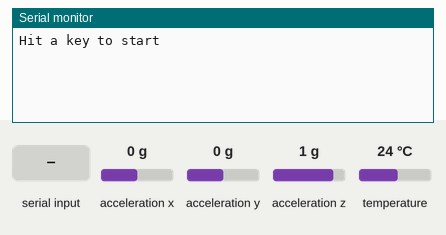
The sketch below on a simulated ESP32. Parts: the last lines printed to the serial monitor. Wiring (inferred from the names in the program): MPU-6050 motion sensor at I2C address 0x68. Inputs (shaded band) come from the test bench; at power-on: acceleration x 0 g, acceleration y 0 g, acceleration z 1 g, temperature 24 °C.

Above: at 0.8 s.
0.9 s: "1" received over Serial
At 1.4 s:
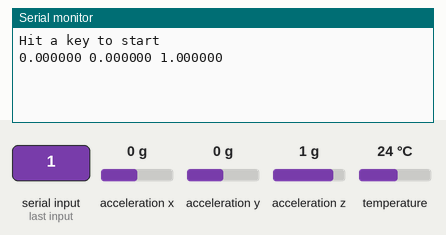
2.9 s: acceleration x set to -1.4 g
At 3.4 s:
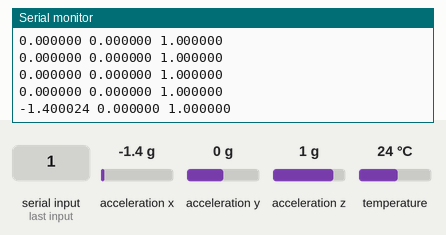
4.4 s: acceleration y set to -1.4 g
At 4.9 s:
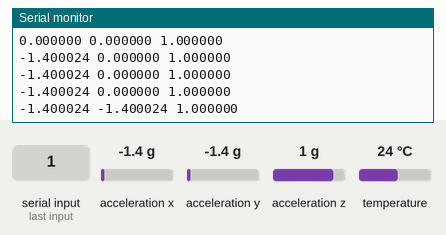
5.9 s: acceleration z set to -1.4 g
At 6.3 s:
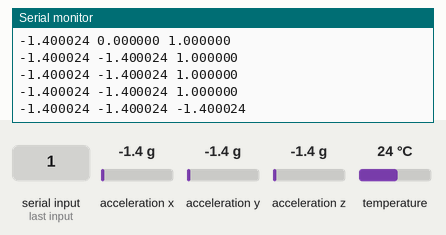

The sketch:

IMU_Example.ino
```cpp
//MPU 6050 Accelerometer and Gyroscope Example
//Heavily based on example by Taylor Schweizer - https://forum.arduino.cc/t/i2c-protocol-tutorial-using-an-mpu6050/387512

//We will be using the I2C communication protocol to communicate witht he MPU 6050
//The I2C protocol is setup in the Wire library - we need to include this library
#include <Wire.h>

//The default address of the MPU is 0x68
const int MPU_addr = 0x68;

void setup() {
  //Here we will begin the I2C communication
  Serial.begin(115200);
  Serial.println ("Hit a key to start");     // signal initalization done
  while (Serial.available() == 0);
  Wire.begin();

  //Begin transmission with the MPU
  Wire.beginTransmission(MPU_addr);

  //According to the MPU 6050 Register Map, the PWR_MGMT_1 register allows us to configure the power mode of the MPU.
  //Looking at the register map page 40, PWR_MGMT_1 is located at 0x6B (107 in decimal, 01101011 in binary)
  //Think of each register in the MPU of having 8 bits that can be changed to change the settings.
  //For register 0x6B, the first three bits - Bit0 through Bit2 - are for selecting the clock source. A value of 0 sets the clock source to the internal 8MHZ oscillator, therefore the first three bits are all 0.
  //If we decided to use the PLL with external 19.2MHz reference, we would send 5 (decimal), so Bit0 would be 1, Bit1 would be 0, Bit2 would be 1, making 101 in binary which is 5 in decimal
  //Bit3 is labelled TEMP_DIS, and allows us to turn the temperature sensor on or off. A value of 1 turns if off, we might as well leave it on so Bit3 will be 0.
  //Bit4 is reserved, so we will just send 0 - the default
  //Bit5 is labelled CYCLE, which lets us specificy an automatic sleep cycle. We will set it to 0 and avoid the hassle of a sleep mode
  //Bit6 is labelled SLEEP, which lets us put it into sleep mode. Since we want the device on, we will set Bit6 to 0.
  //Bit7 is DEVICE_RESET, which resets all internal registers to their default values. We won't be doing that, so Bit7 is 0.

  //Based on the above, the 8 bits we will send to the MPU are all 0, so we can send any value of zero we want - hex 0x00, dec 0
  //This will power on the device and specify the initial power settings.
  //First, we tell the MPU which register we are writing to
  Wire.write(0x6B);

  //Second, we send the values that we discussed previously
  Wire.write(0x00);
  //Now, I'm not sure if you can continue sending data by sending a new register address and then the data, or if you need to end the transmission first. Just to be on the safe side, we will end the transmission and restart it.
  Wire.endTransmission(true);
  delay(50);
  Wire.beginTransmission(MPU_addr);
  //Now that we are done with that, let's go on and configure the accelerometer and gyroscope
  //Note: none of this is really essential: I'm basically just doing this to help you understand how to work with these register maps and stuff. This device is extremely powerful if it is used correctly, and practice makes perfect.

  //First, let's configure the Gyroscope. According to page 14 of the register map, the register holding the GYRO_CONFIG settings is located at 0x1B
  //Here is a breakdown of the bits:
  //Bit0 - Reserved, set to 0
  //Bit1 - Reserved, set to 0
  //Bit2 - Reserved, set to 0
  //Bit3 - FS_SEL
  //Bit4 - FS_SEL  -  This sets the full scale range of the gyroscope. Considering we will be running the wheel at a max of 100 RPM, that is 600°/s. Therefore we need to set FS_SEL to the +-1000°/s setting, which is decimal 2, hex 0x02, binary 10
  //Bit5 - ZG_ST - Activates self test of gyroscope Z axis if set to 1. We will set it to 0
  //Bit6 - YG_ST - same as ZG_ST but with Y axis
  //Bit7 - XG_ST - same as ZG_ST but with X axis

  //According to those values, we want to send the value 0 0 0 1 0 0 0 0, which is dec 16 hex 0x10
  //And remember, we want to send it to 0x1B
  Wire.write(0x1B);
  Wire.write(0x10);

  //End and restart transmission
  Wire.endTransmission(true);

  Wire.beginTransmission(MPU_addr);

  //Next, let's do the accelerometer. I'll skip going through figuring out each bit, and just say I want to send 0x00 - there's almost no way we will experience more than 2g of acceleration on the wheelchair, so the full scale range can be +-2g. The address is 0x1C
  Wire.write(0x1C);
  Wire.write(0x00);


  //Once we send the values, we end the transmission because we don't have any further data to send for now
  Wire.endTransmission(true);

  //Begin a serial connection so we can read the data


}

void loop() {
  //Again, looking at the register map we can find where the values we want reside. The Accelerometer values are located in registers 59 to 64 (hex 0x3B to 0x40) according to page 29 of the register map
  //Here is where it gets interesting. The output of the MPU 6050 is 16 bits, but the I2C protocol demands 8 bit chunks. The registers are also composed of 8 bit chunks.
  //You may notice that there is a register called ACCEL_XOUT_H and ACCEL_XOUT_L, as well as for the Y and Z axis. What is happening is that the data for the accelerometer is split into two separate registers.
  //We need to combine the data from two registers to get the full value. Here's where some boolean operations start to be necessary.
  //One of the few boolean operations we can use is the << operator, which is called a bit shift.
  //A bit shift is self explanatory, it simply shifts the bits in the byte. Consider the binary number 10101010. If we perform a bit shift, ie. 10101010 << x, where x is the number of shifts to take place, a value of x=1 would result in 01010100
  //The leftmost bits are lost, and the rightmost bits are filled with 0. Another example 00110011 << 2 = 11001100    and 00001000 << 3 = 01000000.
  //Check out http://playground.arduino.cc/Code/BitMath for more binary operations

  //Anyways, since these registers are all 8 bit registers, but the values are 16 bit, we need to read two 8 bit numbers and combine them into a 16 bit number.
  //If we start off with a 16 bit integer, and let it read the first 8 bits, then shift it by 8 bits and fill the rest in with the next register, it should be the value we want.

  //First, lets create an 8 bit int to temporarily store the value
  byte XAxis = 0;
  //A byte is an 8 bit value. Assigning it to 0 means it is now 00000000

  //Let's go ahead and read the first register, ACCEL_XOUT_H
  Wire.beginTransmission(MPU_addr);
  //Tell the MPU that we want the data from register 59 (0x3B in hex)
  Wire.write(0x3B);
  //Send a Restart - we won't actually end the transmission, just send it a restart. This gets kind of complicated into the specifications of I2C communication, just trust me on it. Just make sure you see that it is endTransmission(false) not endTransmission(true)
  Wire.endTransmission(false);

  //We will now wait until we have data available

  //Now we will reguest 1 register from the MPU. The third parameter 'true' says that we are ending the transmission after we get the data.
  Wire.requestFrom(MPU_addr, 1, true);
  //Another way to do what the above line does is do Wire.requestFrom(MPU_addr,1,false); then on the next line Wire.endTransmission(true);. Same thing.
  //Now we will assign the byte from before to the value we are reading.
  XAxis = Wire.read();
  //Now we will print the hex value of the XAxis variable.
  //Serial.print("XAxis = ");
  //Serial.println(XAxis, HEX);
  //I'm getting 0x00. This probably depends on how it is sitting on your desk, etc.

  //Let's repeat, and get the next value in the register.
  //NOTE: we really shouldn't be breaking up the measurements like this, since the value can change in an instant. But for education purposes, this should work fine.
  byte XAxisL = 0;
  Wire.beginTransmission(MPU_addr);
  Wire.write(0x3C);
  Wire.endTransmission(false);
  Wire.requestFrom(MPU_addr, 1, true);
  XAxisL = Wire.read();
 // Serial.print("XAxisL = ");
  //Serial.println(XAxisL, HEX);
  //I'm getting alot of numbers, the one I'll go with is 0x84. This is 01010100. This makes our whole number 0000 0000 0101 0100, or simply 84
  //Now, since we are asking for a signed value from the MPU (ie. it can be negative), we look at the first bit (0000 0000 0101 0100). If it is 0, the number is postive and it if is 1, then it is negative.
  //I reran the code so I could get a value that results in Xaxis = FE, XAxisL = 2C so the binary is 1111 1110 0010 1100. Since the first digit is 1, this is a negative number.
  //If we have a negative number, then we must take the 2's complement of the number. Take a look here: https://www.cs.cornell.edu/~tomf/notes/cps104/twoscomp.html
  //Basically we just flip all the values in the number and add 1. So by flipping,  1111 1110 0010 1100 becomes 0000 0001 1101 0011. Adding one yields 0000 0001 1101 0100. This results in a value of 468, and since we know it is negative that means it is -468
  //There has to be a way to program this. We just need to utilize the bitshift operator, and the OR operator. The OR operator (shown as "|") checks two numbers, and if either of the values is a 1 then the result is one.
  //For example, 1001 | 0100 = 1101 and 1100 | 1001 = 1101.
  //Now if we turn our 8 bit Bytes into a 16 bit integer (I'm continuing with the negative number before we did the 2's complementary) we would get Xaxis = 0000 0000 1111 1110 and XAxisL = 0000 0000 0101 0100.
  //If we bit shift the XAxis 8 units to the right, it would be XAxis = 1111 1110 0000 0000. Then if we OR the Xaxis and XAxisL we would get 1111 1110 0101 0100. Neat! Now, how do we do it in code?
  int16_t XAxisFull = XAxis << 8 | XAxisL;
  //The previous line of code bit shifts XAxis 8 places, then ORs it with XAxisL. Now, XAxisFull is the full binary value.
 // Serial.print("XAxisFull = ");
  //Serial.println(XAxisFull);
  //Hey! It Works! But what is this -468 value? Well, according to the MPU register map on page 29, we can see that with our Full Scale range we selected, the sensitivity is 16384 LSB/g. So, divide -468 by 16384 and we get 0.02856g. We'll do more with that later.
  float XAxisFinal = (float) XAxisFull / 16384.0;

  //That was a ton of work though. Fortunately, it can be simplified. The following code should be easy enough to understand. We will read the Y and Z axis accel data from registers 0x3D to 0x40
  Wire.beginTransmission(MPU_addr);
  Wire.write(0x3D);
  Wire.endTransmission(false);
  Wire.requestFrom(MPU_addr, 4, true);
  int16_t YAxisFull =  (Wire.read() << 8 | Wire.read());
  int16_t ZAxisFull =  (Wire.read() << 8 | Wire.read());
  float YAxisFinal = (float)YAxisFull / 16384.0;
  float ZAxisFinal = (float) ZAxisFull / 16384.0;

  Serial.printf("%f %f %f\n", XAxisFinal, YAxisFinal, ZAxisFinal);

  // Serial.print("X Axis = ");
  // Serial.print(XAxisFinal);
  // Serial.println("g");
  // Serial.print("Y Axis = ");
  // Serial.print(YAxisFinal);
  // Serial.println("g");
  // Serial.print("Z Axis = ");
  // Serial.print(ZAxisFinal);
  // Serial.println("g");

  //BOOM! Got it. Now, if we want we could calculate the angle we are at knowing that when the sensor is completely level Z should be 1, if it isn't then we just take cos-1(Z) to get our angle with respect to the horizon. We can detect if we are moving
  //by extrapolating our angle and what X and Y should be, and then finding if there is any additional acceleration. But let's move on to the temperature sensor - use page 30 of the register map

  Wire.beginTransmission(MPU_addr);
  Wire.write(0x41);
  Wire.endTransmission(false);
  Wire.requestFrom(MPU_addr, 2, true);
  int16_t tempFull = Wire.read() << 8 | Wire.read();
  float tempFinal = (float) tempFull / 340.0 + 36.53;
 // Serial.print("Temp = ");
  //Serial.print(tempFinal);
  //Serial.println("C");
  //26.1°C in my house. Little warm. Now let's get the gyroscope data. Page 31 of the register map

//  Wire.beginTransmission(MPU_addr);
//  Wire.write(0x43);
//  Wire.endTransmission(false);
//  Wire.requestFrom(MPU_addr, 6, true);
//  int16_t XGyroFull = Wire.read() << 8 | Wire.read();
//  int16_t YGyroFull = Wire.read() << 8 | Wire.read();
//  int16_t ZGyroFull = Wire.read() << 8 | Wire.read();
//  float XGyroFinal = (float)XGyroFull/32.8;
//  float YGyroFinal = (float)YGyroFull/32.8;
//  float ZGyroFinal = (float)ZGyroFull/32.8;
//  Serial.print("X Axis = ");
//  Serial.print(XGyroFinal);
//  Serial.println(" deg/s");
//  Serial.print("Y Axis = ");
//  Serial.print(YGyroFinal);
//  Serial.println(" deg/s");
//  Serial.print("Z Axis = ");
//  Serial.print(ZGyroFinal);
//  Serial.println(" deg/s");
  //Hell yeah!
  delay(500);
}
```

Measured:
- after the input at 0.9 s, the serial monitor: prints a new line after 0.05 s (image 1)
- after the input at 2.9 s, the serial monitor: prints a new line after 0.06 s (image 2)
- after the input at 4.4 s, the serial monitor: prints a new line after 0.07 s (image 3)
- after the input at 5.9 s, the serial monitor: prints a new line after 0.07 s (image 4)
